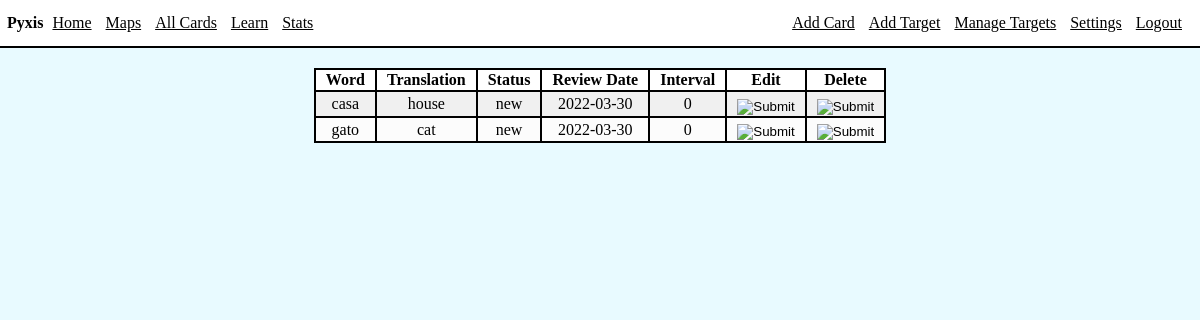
The page /viewCards (signed in) on the database its author committed.
### app/models.py (models this page shows, shortened)
class Card(db.Model):
    id = db.Column(db.Integer, index=True, primary_key=True)
    word = db.Column(db.String(64), index=True)
    translation = db.Column(db.String(1000), index=True)
    status = db.Column(db.String(64), index=True)
    nextReviewDate = db.Column(db.Date, index=True)
    lastInterval = db.Column(db.Integer)
    variants = db.relationship("Variant", backref='card', lazy=True)
    user_id = db.Column(db.Integer, db.ForeignKey('user.id'))

### app/routes/cards.py (the view)
@bp.route('/viewCards')
@login_required
def viewCards():
    cards = Card.query.filter_by(user_id=current_user.id).order_by(Card.word)
    return render_template('cards/viewCards.html', title='View Cards', cards=cards)

### app/models.py (called while the page is built)
@login.user_loader
def load_user(id):
    return User.query.get(int(id))

### app/templates/cards/viewCards.html
{% extends "base.html" %}
{% block content %}
<div class="int">
    <table>
        <thead>
            <th>Word</th>
            <th>Translation</th>
            <th>Status</th>
            <th>Review Date</th>
            <th>Interval</th>
            <th>Edit</th>
            <th>Delete</th>
        </thead>
        <tbody>
        {% for card in cards %}
        <tr>
            <td>{{ card.word }}</td>
            <td>{{ card.translation }}</td>
            <td>{{ card.status }}</td>
            <td>{{ card.nextReviewDate }}</td>
            <td>{{ card.lastInterval }}</td>
            <td>
                <form action="{{ url_for('cards.editCard', card_id=card.id )}}" method="POST">
                    <input type="image" class="btnimg" src="../static/images/edit.png">
                </form>
            </td>
            <td>
                <form action="{{ url_for('cards.deleteCard', card_id=card.id) }}" method="POST">
                    <input type="image" class="btnimg" src="../static/images/delete.png">
                </form>
            </td>
        </tr>
        {% endfor %}
        </tbody>
    </table>
</div>
{% endblock %}

### app/static/style.css (style rules this page uses)
html, body { background-color: rgb(232, 250, 255); margin: 0px; padding: 0px; max-width: 100%; overflow-x: hidden; }
.int { margin: 20px; }
table { margin-left: auto; margin-right: auto; border: 2px solid black; text-align: center; border-collapse: collapse; }
thead { background-color: white; }
th, td { border: 2px solid black; padding-left: 10px; padding-right: 10px; }
tbody { background-color: rgb(240, 240, 240); }
tr:nth-child(even) { background-color: rgb(252, 252, 252); }
.btnimg { position: relative; margin-top: 10%; margin-left: auto; }

### rows shown on the page
Card: word "casa", translation "house", status "new", nextReviewDate "2022-03-30", lastInterval "0"
Card: word "gato", translation "cat", status "new", nextReviewDate "2022-03-30", lastInterval "0"
